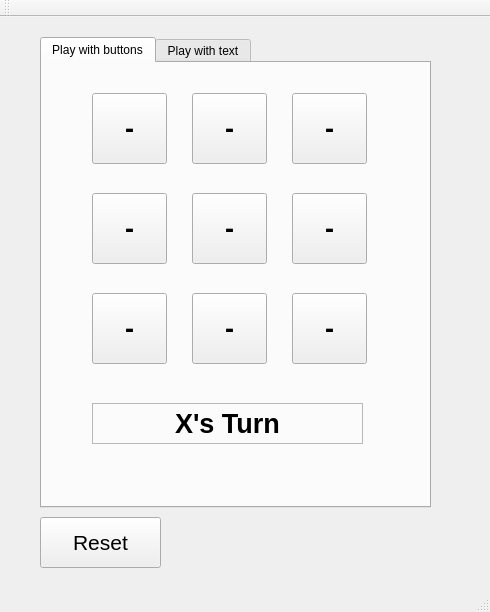
<?xml version="1.0" encoding="UTF-8"?>
<ui version="4.0">
 <class>TTTI</class>
 <widget class="QMainWindow" name="TTTI">
  <property name="geometry">
   <rect>
    <x>0</x>
    <y>0</y>
    <width>490</width>
    <height>612</height>
   </rect>
  </property>
  <property name="windowTitle">
   <string>TTTI</string>
  </property>
  <widget class="QWidget" name="centralWidget">
   <widget class="QTabWidget" name="tabWidget">
    <property name="geometry">
     <rect>
      <x>40</x>
      <y>20</y>
      <width>391</width>
      <height>471</height>
     </rect>
    </property>
    <property name="currentIndex">
     <number>0</number>
    </property>
    <widget class="QWidget" name="tab">
     <attribute name="title">
      <string>Play with buttons</string>
     </attribute>
     <widget class="QPushButton" name="button11">
      <property name="geometry">
       <rect>
        <x>50</x>
        <y>30</y>
        <width>75</width>
        <height>71</height>
       </rect>
      </property>
      <property name="font">
       <font>
        <pointsize>20</pointsize>
        <weight>75</weight>
        <bold>true</bold>
       </font>
      </property>
      <property name="text">
       <string>-</string>
      </property>
     </widget>
     <widget class="QPushButton" name="button21">
      <property name="geometry">
       <rect>
        <x>50</x>
        <y>130</y>
        <width>75</width>
        <height>71</height>
       </rect>
      </property>
      <property name="font">
       <font>
        <pointsize>20</pointsize>
        <weight>75</weight>
        <bold>true</bold>
       </font>
      </property>
      <property name="text">
       <string>-</string>
      </property>
     </widget>
     <widget class="QPushButton" name="button31">
      <property name="geometry">
       <rect>
        <x>50</x>
        <y>230</y>
        <width>75</width>
        <height>71</height>
       </rect>
      </property>
      <property name="font">
       <font>
        <pointsize>20</pointsize>
        <weight>75</weight>
        <bold>true</bold>
       </font>
      </property>
      <property name="text">
       <string>-</string>
      </property>
     </widget>
     <widget class="QPushButton" name="button22">
      <property name="geometry">
       <rect>
        <x>150</x>
        <y>130</y>
        <width>75</width>
        <height>71</height>
       </rect>
      </property>
      <property name="font">
       <font>
        <pointsize>20</pointsize>
        <weight>75</weight>
        <bold>true</bold>
       </font>
      </property>
      <property name="text">
       <string>-</string>
      </property>
     </widget>
     <widget class="QPushButton" name="button32">
      <property name="geometry">
       <rect>
        <x>150</x>
        <y>230</y>
        <width>75</width>
        <height>71</height>
       </rect>
      </property>
      <property name="font">
       <font>
        <pointsize>20</pointsize>
        <weight>75</weight>
        <bold>true</bold>
       </font>
      </property>
      <property name="text">
       <string>-</string>
      </property>
     </widget>
     <widget class="QPushButton" name="button12">
      <property name="geometry">
       <rect>
        <x>150</x>
        <y>30</y>
        <width>75</width>
        <height>71</height>
       </rect>
      </property>
      <property name="font">
       <font>
        <pointsize>20</pointsize>
        <weight>75</weight>
        <bold>true</bold>
       </font>
      </property>
      <property name="text">
       <string>-</string>
      </property>
     </widget>
     <widget class="QPushButton" name="button23">
      <property name="geometry">
       <rect>
        <x>250</x>
        <y>130</y>
        <width>75</width>
        <height>71</height>
       </rect>
      </property>
      <property name="font">
       <font>
        <pointsize>20</pointsize>
        <weight>75</weight>
        <bold>true</bold>
       </font>
      </property>
      <property name="text">
       <string>-</string>
      </property>
     </widget>
     <widget class="QPushButton" name="button33">
      <property name="geometry">
       <rect>
        <x>250</x>
        <y>230</y>
        <width>75</width>
        <height>71</height>
       </rect>
      </property>
      <property name="font">
       <font>
        <pointsize>20</pointsize>
        <weight>75</weight>
        <bold>true</bold>
       </font>
      </property>
      <property name="toolTipDuration">
       <number>-3</number>
      </property>
      <property name="text">
       <string>-</string>
      </property>
     </widget>
     <widget class="QPushButton" name="button13">
      <property name="geometry">
       <rect>
        <x>250</x>
        <y>30</y>
        <width>75</width>
        <height>71</height>
       </rect>
      </property>
      <property name="font">
       <font>
        <pointsize>20</pointsize>
        <weight>75</weight>
        <bold>true</bold>
       </font>
      </property>
      <property name="text">
       <string>-</string>
      </property>
     </widget>
     <widget class="QLabel" name="bNote">
      <property name="geometry">
       <rect>
        <x>50</x>
        <y>340</y>
        <width>271</width>
        <height>41</height>
       </rect>
      </property>
      <property name="font">
       <font>
        <pointsize>20</pointsize>
        <weight>75</weight>
        <bold>true</bold>
       </font>
      </property>
      <property name="frameShape">
       <enum>QFrame::StyledPanel</enum>
      </property>
      <property name="text">
       <string>&lt;html&gt;&lt;head/&gt;&lt;body&gt;&lt;p&gt;X's Turn&lt;/p&gt;&lt;/body&gt;&lt;/html&gt;</string>
      </property>
      <property name="alignment">
       <set>Qt::AlignCenter</set>
      </property>
     </widget>
    </widget>
    <widget class="QWidget" name="tab_2">
     <attribute name="title">
      <string>Play with text</string>
     </attribute>
     <widget class="QLabel" name="text33">
      <property name="geometry">
       <rect>
        <x>260</x>
        <y>230</y>
        <width>51</width>
        <height>51</height>
       </rect>
      </property>
      <property name="font">
       <font>
        <pointsize>20</pointsize>
        <weight>75</weight>
        <bold>true</bold>
       </font>
      </property>
      <property name="text">
       <string>&lt;html&gt;&lt;head/&gt;&lt;body&gt;&lt;p&gt;-&lt;/p&gt;&lt;/body&gt;&lt;/html&gt;</string>
      </property>
      <property name="alignment">
       <set>Qt::AlignCenter</set>
      </property>
     </widget>
     <widget class="QLabel" name="text22">
      <property name="geometry">
       <rect>
        <x>160</x>
        <y>130</y>
        <width>51</width>
        <height>51</height>
       </rect>
      </property>
      <property name="font">
       <font>
        <pointsize>20</pointsize>
        <weight>75</weight>
        <bold>true</bold>
       </font>
      </property>
      <property name="text">
       <string>&lt;html&gt;&lt;head/&gt;&lt;body&gt;&lt;p&gt;-&lt;/p&gt;&lt;/body&gt;&lt;/html&gt;</string>
      </property>
      <property name="alignment">
       <set>Qt::AlignCenter</set>
      </property>
     </widget>
     <widget class="QLabel" name="text13">
      <property name="geometry">
       <rect>
        <x>260</x>
        <y>30</y>
        <width>51</width>
        <height>51</height>
       </rect>
      </property>
      <property name="font">
       <font>
        <pointsize>20</pointsize>
        <weight>75</weight>
        <bold>true</bold>
       </font>
      </property>
      <property name="text">
       <string>&lt;html&gt;&lt;head/&gt;&lt;body&gt;&lt;p&gt;-&lt;/p&gt;&lt;/body&gt;&lt;/html&gt;</string>
      </property>
      <property name="alignment">
       <set>Qt::AlignCenter</set>
      </property>
     </widget>
     <widget class="QLabel" name="text32">
      <property name="geometry">
       <rect>
        <x>160</x>
        <y>230</y>
        <width>51</width>
        <height>51</height>
       </rect>
      </property>
      <property name="font">
       <font>
        <pointsize>20</pointsize>
        <weight>75</weight>
        <bold>true</bold>
       </font>
      </property>
      <property name="text">
       <string>&lt;html&gt;&lt;head/&gt;&lt;body&gt;&lt;p&gt;-&lt;/p&gt;&lt;/body&gt;&lt;/html&gt;</string>
      </property>
      <property name="alignment">
       <set>Qt::AlignCenter</set>
      </property>
     </widget>
     <widget class="QLabel" name="text23">
      <property name="geometry">
       <rect>
        <x>260</x>
        <y>130</y>
        <width>51</width>
        <height>51</height>
       </rect>
      </property>
      <property name="font">
       <font>
        <pointsize>20</pointsize>
        <weight>75</weight>
        <bold>true</bold>
       </font>
      </property>
      <property name="text">
       <string>&lt;html&gt;&lt;head/&gt;&lt;body&gt;&lt;p&gt;-&lt;/p&gt;&lt;/body&gt;&lt;/html&gt;</string>
      </property>
      <property name="alignment">
       <set>Qt::AlignCenter</set>
      </property>
     </widget>
     <widget class="QLabel" name="text21">
      <property name="geometry">
       <rect>
        <x>60</x>
        <y>130</y>
        <width>51</width>
        <height>51</height>
       </rect>
      </property>
      <property name="font">
       <font>
        <pointsize>20</pointsize>
        <weight>75</weight>
        <bold>true</bold>
       </font>
      </property>
      <property name="text">
       <string>&lt;html&gt;&lt;head/&gt;&lt;body&gt;&lt;p&gt;-&lt;/p&gt;&lt;/body&gt;&lt;/html&gt;</string>
      </property>
      <property name="alignment">
       <set>Qt::AlignCenter</set>
      </property>
     </widget>
     <widget class="QLabel" name="text12">
      <property name="geometry">
       <rect>
        <x>160</x>
        <y>30</y>
        <width>51</width>
        <height>51</height>
       </rect>
      </property>
      <property name="font">
       <font>
        <pointsize>20</pointsize>
        <weight>75</weight>
        <bold>true</bold>
       </font>
      </property>
      <property name="text">
       <string>&lt;html&gt;&lt;head/&gt;&lt;body&gt;&lt;p&gt;-&lt;/p&gt;&lt;/body&gt;&lt;/html&gt;</string>
      </property>
      <property name="alignment">
       <set>Qt::AlignCenter</set>
      </property>
     </widget>
     <widget class="QLabel" name="text31">
      <property name="geometry">
       <rect>
        <x>60</x>
        <y>230</y>
        <width>51</width>
        <height>51</height>
       </rect>
      </property>
      <property name="font">
       <font>
        <pointsize>20</pointsize>
        <weight>75</weight>
        <bold>true</bold>
       </font>
      </property>
      <property name="text">
       <string>&lt;html&gt;&lt;head/&gt;&lt;body&gt;&lt;p&gt;-&lt;/p&gt;&lt;/body&gt;&lt;/html&gt;</string>
      </property>
      <property name="alignment">
       <set>Qt::AlignCenter</set>
      </property>
     </widget>
     <widget class="QLabel" name="text11">
      <property name="geometry">
       <rect>
        <x>60</x>
        <y>30</y>
        <width>51</width>
        <height>51</height>
       </rect>
      </property>
      <property name="font">
       <font>
        <pointsize>20</pointsize>
        <weight>75</weight>
        <bold>true</bold>
       </font>
      </property>
      <property name="text">
       <string>&lt;html&gt;&lt;head/&gt;&lt;body&gt;&lt;p&gt;-&lt;/p&gt;&lt;/body&gt;&lt;/html&gt;</string>
      </property>
      <property name="alignment">
       <set>Qt::AlignCenter</set>
      </property>
     </widget>
     <widget class="QLabel" name="tNote">
      <property name="geometry">
       <rect>
        <x>50</x>
        <y>310</y>
        <width>271</width>
        <height>41</height>
       </rect>
      </property>
      <property name="font">
       <font>
        <pointsize>20</pointsize>
        <weight>75</weight>
        <bold>true</bold>
       </font>
      </property>
      <property name="frameShape">
       <enum>QFrame::StyledPanel</enum>
      </property>
      <property name="text">
       <string>&lt;html&gt;&lt;head/&gt;&lt;body&gt;&lt;p&gt;&lt;span style=&quot; font-size:20pt; font-weight:600;&quot;&gt;X's Turn&lt;/span&gt;&lt;/p&gt;&lt;/body&gt;&lt;/html&gt;</string>
      </property>
      <property name="alignment">
       <set>Qt::AlignCenter</set>
      </property>
     </widget>
     <widget class="QLineEdit" name="textR">
      <property name="geometry">
       <rect>
        <x>110</x>
        <y>370</y>
        <width>71</width>
        <height>20</height>
       </rect>
      </property>
     </widget>
     <widget class="QLineEdit" name="textC">
      <property name="geometry">
       <rect>
        <x>110</x>
        <y>400</y>
        <width>71</width>
        <height>20</height>
       </rect>
      </property>
     </widget>
     <widget class="QLabel" name="label">
      <property name="geometry">
       <rect>
        <x>50</x>
        <y>370</y>
        <width>51</width>
        <height>16</height>
       </rect>
      </property>
      <property name="text">
       <string>Row (1-3):</string>
      </property>
     </widget>
     <widget class="QLabel" name="label_2">
      <property name="geometry">
       <rect>
        <x>50</x>
        <y>400</y>
        <width>51</width>
        <height>16</height>
       </rect>
      </property>
      <property name="text">
       <string>Col (1-3):</string>
      </property>
     </widget>
     <widget class="QPushButton" name="sendText">
      <property name="geometry">
       <rect>
        <x>210</x>
        <y>370</y>
        <width>101</width>
        <height>51</height>
       </rect>
      </property>
      <property name="font">
       <font>
        <pointsize>16</pointsize>
       </font>
      </property>
      <property name="text">
       <string>Enter</string>
      </property>
     </widget>
     <widget class="QLabel" name="invalid">
      <property name="geometry">
       <rect>
        <x>230</x>
        <y>420</y>
        <width>101</width>
        <height>20</height>
       </rect>
      </property>
      <property name="text">
       <string/>
      </property>
     </widget>
    </widget>
   </widget>
   <widget class="QPushButton" name="reset">
    <property name="geometry">
     <rect>
      <x>40</x>
      <y>500</y>
      <width>121</width>
      <height>51</height>
     </rect>
    </property>
    <property name="font">
     <font>
      <pointsize>16</pointsize>
      <weight>50</weight>
      <bold>false</bold>
     </font>
    </property>
    <property name="text">
     <string>Reset</string>
    </property>
   </widget>
  </widget>
  <widget class="QMenuBar" name="menuBar">
   <property name="geometry">
    <rect>
     <x>0</x>
     <y>0</y>
     <width>490</width>
     <height>21</height>
    </rect>
   </property>
  </widget>
  <widget class="QToolBar" name="mainToolBar">
   <attribute name="toolBarArea">
    <enum>TopToolBarArea</enum>
   </attribute>
   <attribute name="toolBarBreak">
    <bool>false</bool>
   </attribute>
  </widget>
  <widget class="QStatusBar" name="statusBar"/>
 </widget>
 <layoutdefault spacing="6" margin="11"/>
 <resources/>
 <connections/>
</ui>
